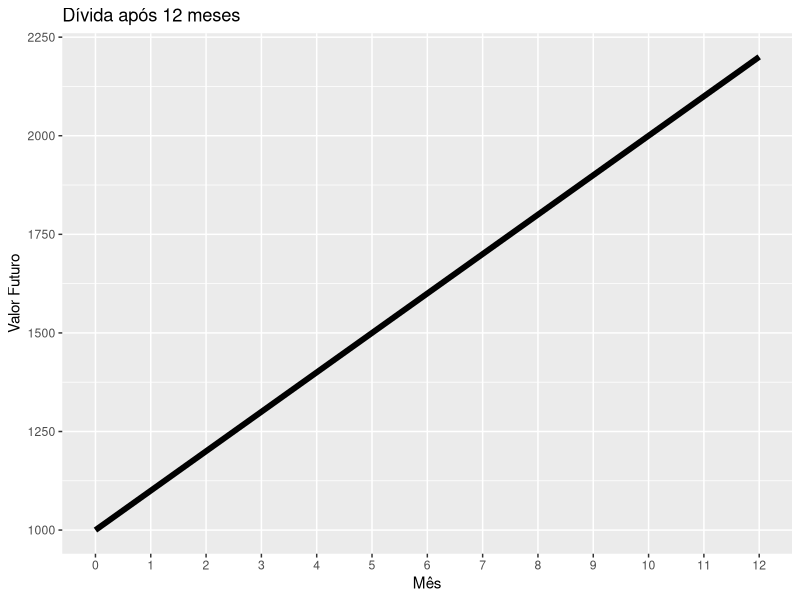
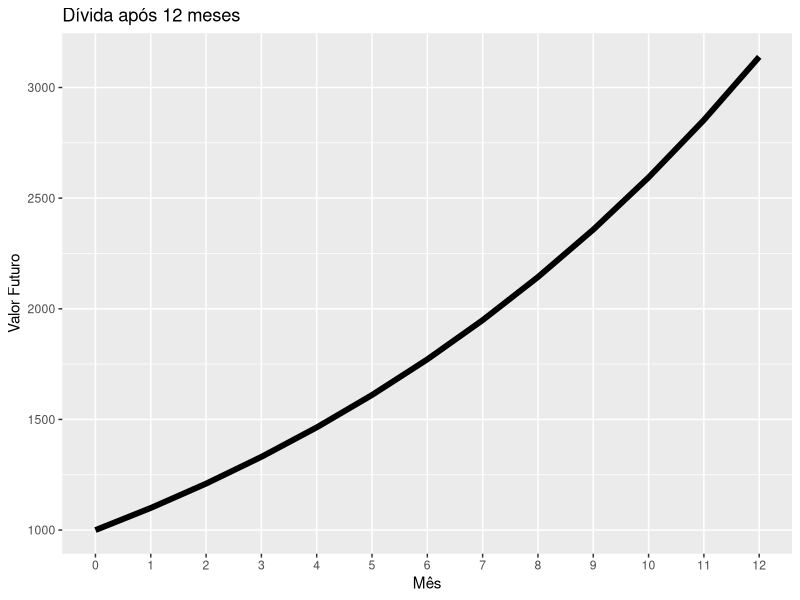
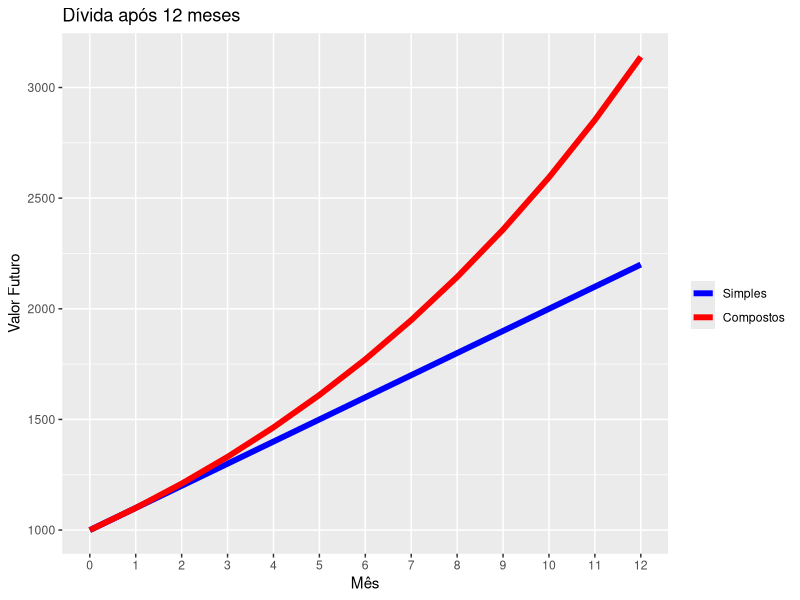

Here is the R script that generated these plots, in order:
## ---- chunk 1
library(knitr)
library(kableExtra)
df = data.frame(mes=0:12,vf=NA)
df$mes = as.factor(df$mes)
n = nrow(df)

vp = 1000
i = 0.10
t = 12
vf = 0

df$vf[1] = vp

for (j in 2:n){
  vf = df$vf[j-1] + vp*(1+i) - vp
  df$vf[j] = vf
}

df2 = df
colnames(df2) = c("Mês","Valor Futuro (em R$)")
kable(df2)

library(ggplot2)

ggplot(data=df, aes(x=mes, y=vf, group=1)) +
  geom_line(size=2) + 
  ggtitle("Dívida após 12 meses") +
  xlab("Mês") + ylab("Valor Futuro")
## ---- chunk 2
df = data.frame(mes=0:12,vf=NA)
df$mes = as.factor(df$mes)
n = nrow(df)

vp = 1000
i = 0.10
t = 12
vf = vp

df$vf[1] = vp

for (j in 2:n){
  vf = vf*(1+i)
  df$vf[j] = vf
}

df$vf = round(df$vf,2)

df2 = df
colnames(df2) = c("Mês","Valor Futuro (em R$)")
kable(df2)

ggplot(data=df, aes(x=mes, y=vf, group=1)) +
  geom_line(size=2) + 
  ggtitle("Dívida após 12 meses") +
  xlab("Mês") + ylab("Valor Futuro")
## ---- chunk 3
df = data.frame(mes=0:12,vf1=NA, vf2=NA)
df$mes = as.factor(df$mes)
n = nrow(df)

vp = 1000
i = 0.10
t = 12
vf1 = vp; df$vf1[1] = vp
vf2 = vp; df$vf2[1] = vp

for (j in 2:n){
  
  # juros simples
  vf1 = vf1 + vp*(i)
  df$vf1[j] = vf1
  # juros compostos
  vf2 = vf2*(1+i)
  df$vf2[j] = vf2
}

df$vf1 = round(df$vf1,2)
df$vf2 = round(df$vf2,2)

df2 = df
colnames(df2) = c("Mês","Dívida (Juros Simples)","Dívida (Juros Compostos)")
kable(df2)

ggplot(data=df, aes(x=mes, group=1)) +
  geom_line(aes(y=vf1, color="Simples"), size=2) +
  geom_line(aes(y=vf2, color="Compostos"), size=2) +
  scale_colour_manual("", 
                      breaks = c("Simples", "Compostos"),
                      values = c("Simples"="blue", "Compostos"="red")) +
  ggtitle("Dívida após 12 meses") +
  xlab("Mês") + ylab("Valor Futuro")
